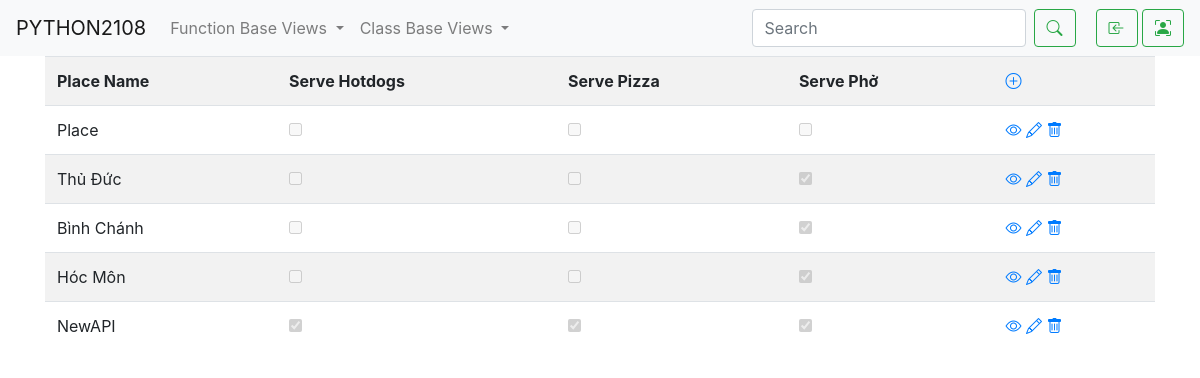
/restaurant/list, run on the app's committed database.
### myapp/models.py (models this page shows, shortened)
class Restaurant(models.Model):
    place = models.OneToOneField(
        Place,
        on_delete=models.CASCADE,
        primary_key=True
    )
    serves_hot_dogs = models.BooleanField(verbose_name="Phục vụ Hotdogs", default=False)
    serves_pizza = models.BooleanField(verbose_name="Phục vụ Pizza", default=False)
    serves_pho = models.BooleanField(verbose_name="Phục vụ Phở", default=True)
    class Meta:
        db_table = "Restaurant"

class Place(models.Model):
    name = models.CharField(verbose_name="Tên Địa Điểm", max_length=50)
    address = models.CharField(verbose_name="Địa Chỉ", max_length=100)
    country = models.CharField(verbose_name="Quốc Gia", max_length=100, default="Việt Nam")
    class Meta:
        db_table = "Place"

### myapp/views.py (the view)
# urls.py: url(r'^restaurant/list$', views.list_restaurants, name='list_restaurants'),
def list_restaurants(request):
    restaurants = Restaurant.objects.all()
    return render(
        request=request,
        template_name='restaurant/list.html',
        context={
            'restaurants': restaurants
        }
    )

### myapp/templates/restaurant/list.html (shortened to what this page needs)
{% extends '../base/base.html' %}
{% block content %}
    <div class="col-12">
        <table class="table table-striped">
            <tr>
                <th scope="col">Place Name</th>
                <th scope="col">Serve Hotdogs</th>
                <th scope="col">Serve Pizza</th>
                <th scope="col">Serve Phở</th>
                <th scope="col">
                    <a href="{% url 'add_restaurant' %}">
                        <i class="bi bi-plus-circle"></i>
                    </a>
                </th>
            </tr>
            {% for restaurant in restaurants %}
            <tr>
                <td scope="row">
                    {{ restaurant.place.name }}
                </td>
                <td>
                    <input type="checkbox" name="serves_hot_dogs" id="serves_hot_dogs" disabled {% if restaurant.serves_hot_dogs %} checked {% endif %}>
                </td>
                <td>
                    <input type="checkbox" name="serves_pizza" id="serves_pizza" disabled {% if restaurant.serves_pizza %} checked {% endif %}>
                </td>
                <td>
                    <input type="checkbox" name="serves_pho" id="serves_pho" disabled {% if restaurant.serves_pho %} checked {% endif %}>
                </td>
                <td>
                    <a href="" >
                        <i class="bi bi-eye"></i>
                    </a>
                    <a href="{% url 'update_restaurant' place_id=restaurant.place.id %}">
                        <i class="bi bi-pencil"></i>
                    </a>
                    <a href="">
                        <i class="bi bi-trash"></i>
                    </a>
                </td>
            </tr>
            {% endfor %}
        </table>
    </div>
{% endblock content %}

### data on the page
Restaurant: place.name "Place"
Restaurant: place.name "Thủ Đức", serves_pho "☑"
Restaurant: place.name "Bình Chánh", serves_pho "☑"
Restaurant: place.name "Hóc Môn", serves_pho "☑"
Restaurant: place.name "NewAPI", serves_hot_dogs "☑", serves_pizza "☑", serves_pho "☑"
